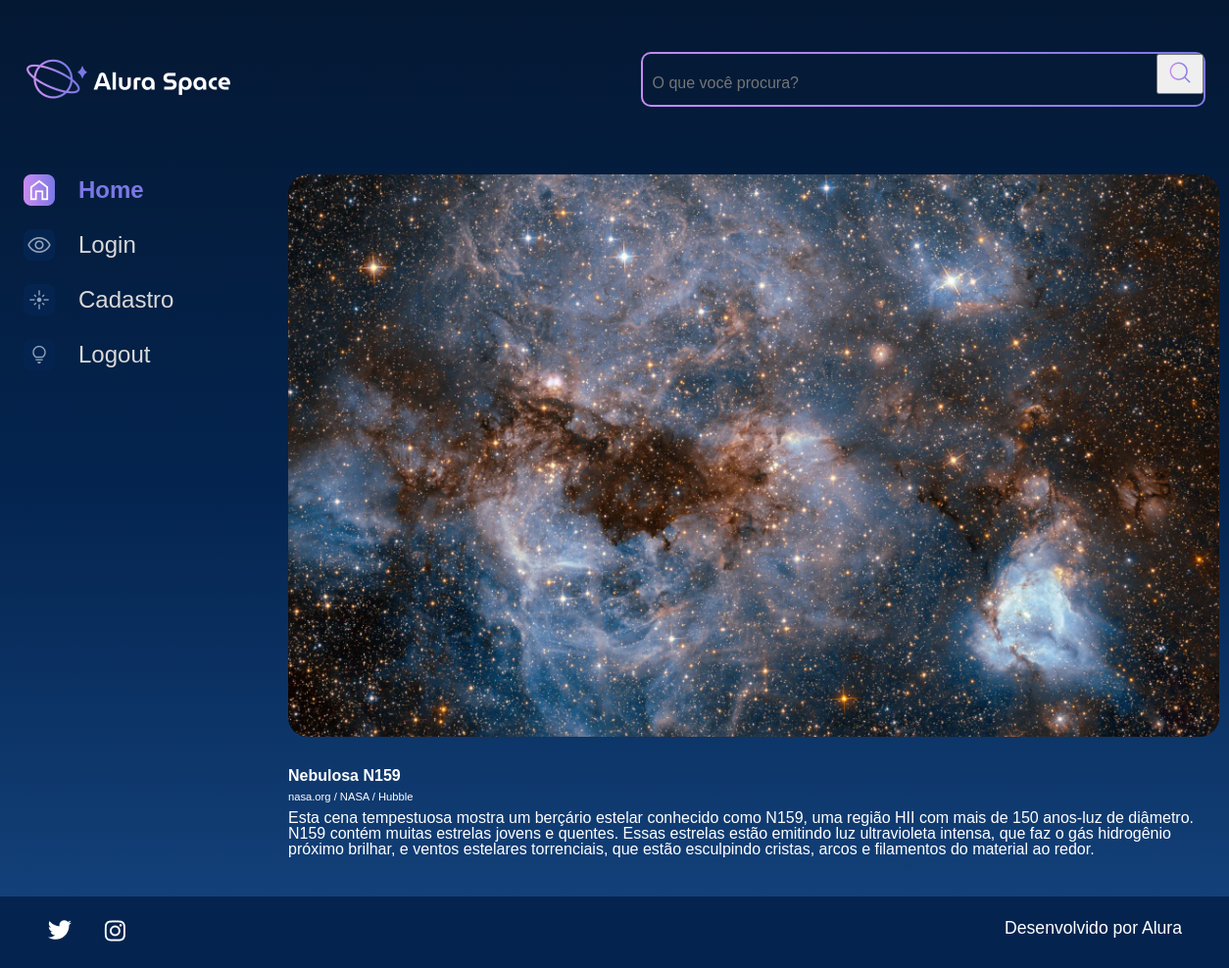
Page /imagem/3 on the committed database.
### galeria/models.py (models this page shows, shortened)
class Fotografia(models.Model):
    OPC_CATEGORIA = [
        ("NEBULOSA", "Nebulosa"),
        ("ESTRELA", "Estrela"),
        ("GALÁXIA", "Galáxia"),
        ("PLANETA", "Planeta"),
    ]
    nome = models.CharField(max_length=100, null=False, blank=False)
    legenda = models.CharField(max_length=150, null=False, blank=False)
    categoria = models.CharField(max_length=100,choices=OPC_CATEGORIA, default='')
    descricao = models.TextField(null=False, blank=False)
    foto = models.ImageField(upload_to="fotos/%Y/%m/%d/", blank=True)
    publicada = models.BooleanField(default=False)
    data_fotografia = models.DateTimeField(default=datetime.now, blank=False)
    usuario = models.ForeignKey(
        to=User,
        on_delete=models.SET_NULL,
        null=True,
        blank=False,
        related_name='user',
    )

### galeria/views.py (the view)
# urls.py: path('imagem/<int:foto_id>', imagem, name='imagem'),
def imagem(request, foto_id):
    fotografia = get_object_or_404(Fotografia, pk=foto_id)
    return render(request, 'galeria/imagem.html', {"fotografia": fotografia})

### templates/galeria/imagem.html
{% extends 'galeria/base.html' %}
{% load static %}
{% block content %}
            <section class="conteudo">
                <section class="imagem">
                    <div class="imagem__conteudo">
                        {% if fotografia.foto == "" or fotografia.foto == null %}
                        <img class="imagem__imagem" src="{% static '/assets/imagens/galeria/not_found.png'%}">
                        {% else %}
                        <img class="imagem__imagem" src="{{ fotografia.foto.url }}">
                        {% endif %}
                        <div class="imagem__info">
                            <div class="imagem__texto">
                                <p class="imagem__titulo">{{ fotografia.nome }}</p>
                                <p class="imagem__descricao">{{ fotografia.legenda }}</p>
                                <p class="imagem__texto">{{ fotografia.descricao }}</p>
                            </div>
                        </div>
                    </div>
                </section>
            </section>
        </main>
    </div>
{% endblock %}

### setup/static/styles/style.css (style rules this page uses)
html, body, div, span, applet, object, iframe, h1, h2, h3, h4, h5, h6, p, blockquote, pre, a, abbr, acronym, address, big, cite, code, del, dfn, em, img, ins, kbd, q, s, samp, small, strike, strong, sub, sup, tt, var, b, u, i, center, dl, dt, dd, ol, ul, li, fieldset, form, label, legend, table, caption, tbody, tfoot, thead, tr, th, td, article, aside, canvas, details, embed, figure, figcaption, footer, header, hgroup, menu, nav, output, ruby, section, summary, time, mark, audio, video { margin: 0; padding: 0; border: 0; font-size: 100%; font: inherit; vertical-align: baseline; }
article, aside, details, figcaption, figure, footer, header, hgroup, menu, nav, section { display: block; }
body { line-height: 1; font-family: 'Space Grotesk', sans-serif; min-height: 100vh; background: linear-gradient(#041833,#04244F,#154580); background-repeat: no-repeat; background-position: center; background-size: cover; }
.imagem { display: flex; justify-content: center; align-items: center; }
.imagem__conteudo { background-color: transparent; display: flex; flex-direction: column; border-radius: 20px 20px 0 0; width: 950px; }
.imagem__imagem { width: 100%; border-radius: 20px; }
.imagem__info { font-size: 1.2rem; display: flex; justify-content: space-between; align-items: center; margin-bottom: 1rem; margin-top: 1rem; }
.imagem__texto { display: flex; flex-direction: column; justify-content: space-between; color: #FFFFFF; margin-top: 0.5rem; }
.imagem__titulo { font-weight: bold; line-height: 2rem; color: #FFFFFF; }
.imagem__texto { font-size: 1rem; }
.imagem__descricao { font-size: 0.7rem; }

### rows in the picture
Fotografia: foto (picture), nome "Nebulosa N159", legenda "nasa.org / NASA / Hubble", descricao "Esta cena tempestuosa mostra um berçário estelar conhecido como N159, uma região HII com mais de 150 anos-luz de diâmetro. N159 contém muitas estrelas jovens e quentes. Essas estrelas estão emitindo luz ultravioleta intensa, que faz o gás hidrogênio próximo brilhar, e ventos estelares torrenciais, que estão esculpindo cristas, arcos e filamentos do material ao redor."
